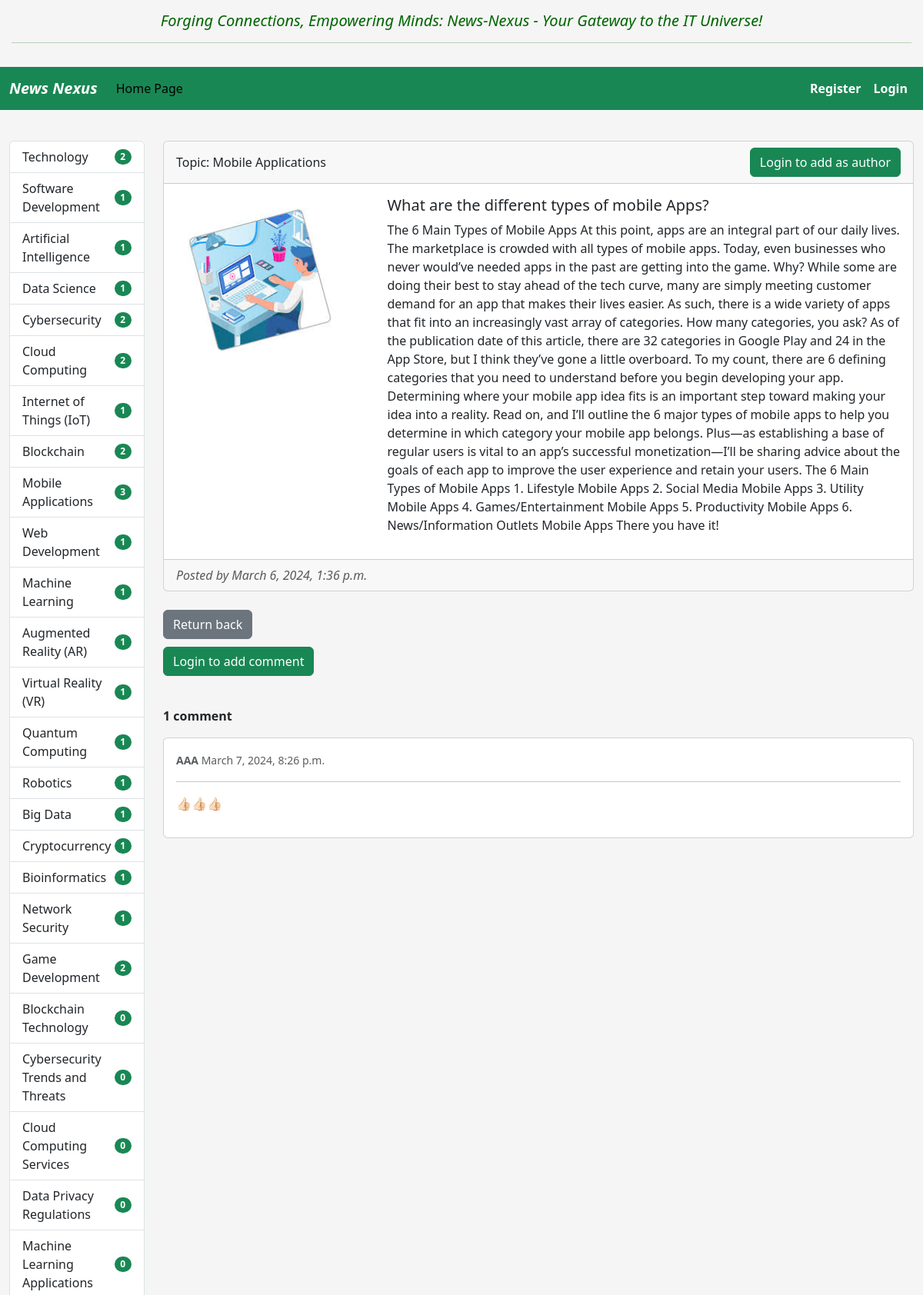
The page /newspaper/37/ (upper part) on the database its author committed.
### newspaper_agency/models.py (models this page shows, shortened)
class Topic(models.Model):
    name = models.CharField(max_length=255, unique=True, db_index=True)
    class Meta:
        ordering = ("name",)
    def __str__(self) -> str:
        return self.name

class Newspaper(models.Model):
    title = models.CharField(max_length=255)
    content = models.TextField()
    published_date = models.DateTimeField(auto_now_add=True)
    photo = models.ImageField(upload_to="photos/%Y/%m/%d", blank=True)
    topic = models.ForeignKey(
        Topic, on_delete=models.CASCADE, related_name="newspapers"
    )
    publishers = models.ManyToManyField(
        settings.AUTH_USER_MODEL, related_name="newspapers"
    )
    class Meta:
        ordering = ("-published_date",)

class Commentary(models.Model):
    user = models.ForeignKey(
        settings.AUTH_USER_MODEL, on_delete=models.CASCADE, related_name="commentaries"
    )
    newspaper = models.ForeignKey(
        Newspaper, on_delete=models.CASCADE, related_name="commentaries"
    )
    created_time = models.DateTimeField(auto_now_add=True)
    content = models.TextField()
    class Meta:
        ordering = ("-created_time",)
        verbose_name_plural = "Commentaries"

class Redactor(AbstractUser):
    years_of_experience = models.IntegerField(default=0)
    class Meta:
        ordering = (
            "username",
            "first_name",
            "last_name",
        )
        verbose_name = "redactor"
        verbose_name_plural = "redactors"

### newspaper_agency/views.py (the view)
# urls.py: path("newspaper/<int:pk>/", NewspaperDetailView.as_view(), name="newspaper-detail"),
class NewspaperDetailView(DetailView):
    model = Newspaper
    template_name = "newspaper_agency/newspaper_detail.html"
    context_object_name = "newspaper"

### newspaper_agency/templatetags/newspaper_tags.py (called while the page is built)
@register.inclusion_tag("newspaper_agency/topics_list.html")
def show_topics():
    topics = Topic.objects.annotate(cnt=Count("newspapers"))
    return {"topics": topics}

### newspaper_agency/templates/newspaper_agency/newspaper_detail.html (shortened to what this page needs)
{% extends "base.html" %}
{% load crispy_forms_filters %}
{% block sidebar %}
  {% include "includes/sidebar.html" %}
{% endblock %}
{% block content %}
  <div class="card">
    <div class="card-header">
      <div class="d-flex justify-content-between align-items-center">
        <span>Topic: {{ newspaper.topic }}</span>
        {% if user.is_authenticated %}
          {% if user not in newspaper.publishers.all %}
            <form action="{% url 'newspaper-agency:add-or-remove-editor-to-authors' pk=newspaper.pk %}" method="post">
              {% csrf_token %}
              <button type="submit" class="btn btn-success">Add me as author</button>
            </form>
          {% else %}
            <form action="{% url 'newspaper-agency:add-or-remove-editor-to-authors' pk=newspaper.pk %}" method="post">
              {% csrf_token %}
              <button type="submit" class="btn btn-danger">Delete me as author</button>
            </form>
          {% endif %}
        {% else %}
          <a href="{% url 'newspaper-agency:login' %}" class="btn btn-success">Login to add as author</a>
        {% endif %}
      </div>
    </div>
    <div class="card-body">
      <div class="row">
        <div class="col-md-3">
          {% if newspaper.photo %}
            <img src="{{ newspaper.photo.url }}" alt="" width="300" class="img-fluid float-md-start me-md-3 mb-3">
          {% else %}
            <img src="https://www.theforage.com/blog/wp-content/uploads/2022/12/how-many-work-hours-in-a-year.jpg"
                 alt="" width="300" class="img-fluid float-md-start me-md-3 mb-3">
          {% endif %}
        </div>
        <div class="col-md-9" style="padding-left: 45px">
          <h5>{{ newspaper.title }}</h5>
          <p>{{ newspaper.content }}</p>
        </div>
      </div>
    </div>
    <div class="card-footer text-muted">
      <i>Posted by
        {{ newspaper.published_date }}
      </i>
    </div>
  </div>
  <br>
  <a class="btn btn-secondary" href="{% url 'newspaper-agency:get-topic-info' pk=newspaper.topic.pk %}">Return back</a>
  {% if user.is_authenticated %}
    <div>
      <form action="{% url 'newspaper-agency:create-comment' newspaper.pk %}" method="post" novalidate>
        {% csrf_token %}
        {{ form|crispy }}
        <div class="form-group">
          <br><label for="comment"><strong>Add a new comment:</strong></label>
          <textarea class="form-control" id="comment" name="content" rows="3" required></textarea>
        </div>
        <button type="submit" class="btn btn-success" style="margin-top: 10px">Submit</button>
      </form>
    </div>
  {% else %}
    <p><a href="{% url 'newspaper-agency:login' %}" class="btn btn-success" style="margin-top: 10px">Login to add
      comment</a></p>
  {% endif %}
  <br>
  <p>
    <strong>
      {{ newspaper.commentaries.count }}
      {% if newspaper.commentaries.count == 1 %}
        comment
      {% else %}
        comments
      {% endif %}
    </strong>
  </p>
  {% for comment in newspaper.commentaries.all %}
    <div class="card">
      <div class="card-body">
        <small class="text-muted"><strong>{{ comment.user.username }}</strong> {{ comment.created_time }}</small>
        <hr>
        <p>{{ comment.content }}</p>
      </div>
    </div>
  {% endfor %}
{% endblock %}

### templates/base.html (shortened to what this page needs)
{% load static %}
<!DOCTYPE html>
<html lang="en">
<head>
  <link rel="stylesheet" href="{% static "bootstrap/css/bootstrap.min.css" %}">
  <link rel="stylesheet" href="{% static "css/styles.css" %}">
</head>
<body>
<div style="text-align: center; color: darkgreen; padding: 15px;">
  <h5><i>Forging Connections, Empowering Minds: News-Nexus - Your Gateway to the IT Universe!</i></h5>
  <hr style="border-top: 1px solid darkgreen;">
</div>
{% block navbar %}
  {% include "includes/navbar.html" %}
{% endblock %}
<br>
<div class="container-fluid mt-3">
  <div class="row">
    <div class="col-md-2">
      {% block sidebar %}SIDEBAR{% endblock %}
    </div>
    <div class="col-md-10">
      {% block content %}CONTTENT{% endblock %}
    </div>
  </div>
</div>
</body>
<br>
</html>

### templates/includes/navbar.html (shortened to what this page needs)
<nav class="navbar navbar-expand-lg bg-success">
  <div class="container-fluid">
    <a class="navbar-brand"
       href="{% url "newspaper-agency:newspaper-home" %}"
       style="color: white">
      <strong><i>News Nexus</i></strong>
    </a>
    <div class="collapse navbar-collapse" id="navbarNav">
      <ul class="navbar-nav">
        <li class="nav-item">
          <a class="nav-link active" aria-current="page" href="{% url "newspaper-agency:newspaper-home" %}">Home Page</a>
        </li>
      </ul>
      <ul class="navbar-nav ms-auto">
        {% if request.user.is_authenticated %}
          <li class="nav-item">
            <a class="nav-link active"
               aria-current="page"
               href="{{ user.get_absolute_url }}"
               style="color: white">
              <strong>User: {{ user.get_username }}</strong>
            </a>
          </li>
          <li class="nav-item">
            <a class="nav-link active"
               aria-current="page"
               href="{% url 'newspaper-agency:logout' %}"
               style="color: darkred">
              <strong>Logout</strong>
            </a>
          </li>
        {% else %}
          <li class="nav-item">
            <a class="nav-link active"
               aria-current="page"
               href="{% url 'newspaper-agency:register' %}"
               style="color: white">
              <strong>Register</strong>
            </a>
          </li>
          <li class="nav-item">
            <a class="nav-link active"
               aria-current="page"
               href="{% url 'newspaper-agency:login' %}"
               style="color: white">
              <strong>Login</strong>
            </a>
          </li>
        {% endif %}
      </ul>
    </div>
  </div>
</nav>

### templates/includes/sidebar.html
{% load newspaper_tags %}
{% show_topics %}

### newspaper_agency/templates/newspaper_agency/topics_list.html
<div class="list-group">
  {% for topic in topics %}
    <a href="{% url 'newspaper-agency:get-topic-info' pk=topic.pk %}" class="list-group-item list-group-item-action d-flex justify-content-between align-items-center">
      {{ topic.name }}
      <span class="badge bg-success rounded-pill">{{ topic.cnt }}</span>
    </a>
  {% endfor %}
</div>

### news_nexus/static/css/styles.css (style rules this page uses)
body { background-color: whitesmoke; }
.navbar-nav .nav-link.active { color: black; }

### rows shown on the page
Topic: name "Technology", cnt "2"
Topic: name "Software Development", cnt "1"
Topic: name "Artificial Intelligence", cnt "1"
Topic: name "Data Science", cnt "1"
Topic: name "Cybersecurity", cnt "2"
Topic: name "Cloud Computing", cnt "2"
Topic: name "Internet of Things (IoT)", cnt "1"
Topic: name "Blockchain", cnt "2"
Topic: name "Mobile Applications", cnt "3"
Topic: name "Web Development", cnt "1"
Topic: name "Machine Learning", cnt "1"
Topic: name "Augmented Reality (AR)", cnt "1"
Topic: name "Virtual Reality (VR)", cnt "1"
Topic: name "Quantum Computing", cnt "1"
Topic: name "Robotics", cnt "1"
Topic: name "Big Data", cnt "1"
Topic: name "Cryptocurrency", cnt "1"
Topic: name "Bioinformatics", cnt "1"
Topic: name "Network Security", cnt "1"
Topic: name "Game Development", cnt "2"
Topic: name "Blockchain Technology", cnt "0"
Topic: name "Cybersecurity Trends and Threats", cnt "0"
Topic: name "Cloud Computing Services", cnt "0"
Topic: name "Data Privacy Regulations", cnt "0"
Topic: name "Machine Learning Applications", cnt "0"
Newspaper: topic "Mobile Applications", photo (picture), title "What are the different types of mobile Apps?", content "The 6 Main Types of Mobile Apps At this point, apps are an integral part of our daily lives. The marketplace is crowded with all types of mobile apps. Today, even businesses who never would’ve needed apps in the past are getting into the game. Why? While some are doing their best to stay ahead of the tech curve, many are simply meeting customer demand for an app that makes their lives easier. As such, there is a wide variety of apps that fit into an increasingly vast array of categories. How many categories, you ask? As of the publication date of this article, there are 32 categories in Google Play and 24 in the App Store, but I think they’ve gone a little overboard. To my count, there are…", published_date "March 6, 2024, 1:36 p.m.", commentaries.count "1"
Commentary: user.username "AAA", created_time "March 7, 2024, 8:26 p.m.", content "👍🏻👍🏻👍🏻"
